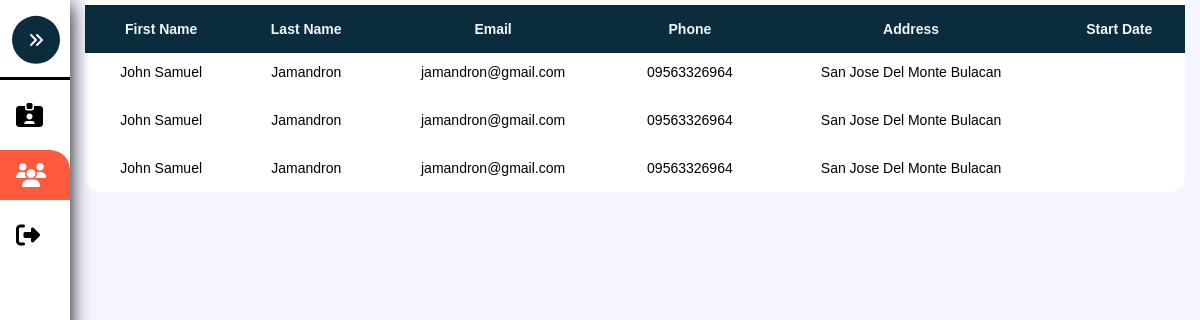
Page /Agent-Users.php on the earlier database version.
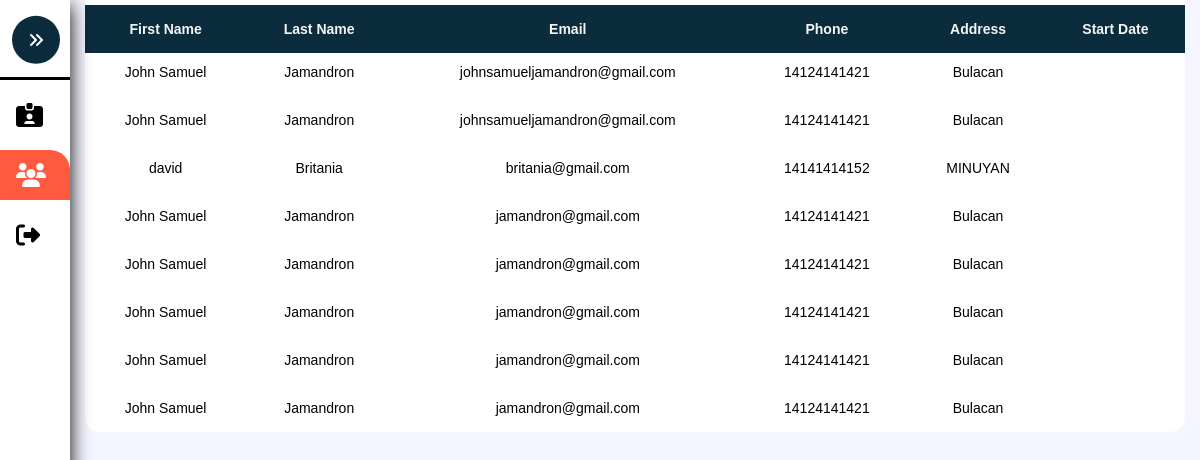
Same page on the later database version.
### tables this page shows
CREATE TABLE `pending` (
  `PendingID` int(8) NOT NULL,
  `Lastname` varchar(255) NOT NULL,
  `Firstname` varchar(255) NOT NULL,
  `Email` varchar(255) NOT NULL,
  `Phone` varchar(255) NOT NULL,
  `Message` varchar(255) NOT NULL,
  `Address` varchar(255) NOT NULL,
  `Date` timestamp NOT NULL DEFAULT current_timestamp(),
  `ocular` date NOT NULL,
  `Stage` varchar(255) NOT NULL,
  `Payment` bigint(8) NOT NULL,
  `GovermentID1` longblob NOT NULL,
  `GovermentID2` longblob NOT NULL,
  `Billing` longblob NOT NULL,
  `Income` longblob NOT NULL,
  `Reservation` longblob NOT NULL,
  `UserID` int(8) NOT NULL,
  `PropertyID` int(8) NOT NULL
);

### Agent-Users.php (the view, shortened to what this page needs)
<?php
	include './Assets/Php/Connection.php';
?>
<!DOCTYPE html>
<html>
<head>
	<link rel="stylesheet" type="text/css" href="./Assets/Css/Admin.css?v=<?php echo time(); ?>">
  <link rel="stylesheet" href="https://cdn.jsdelivr.net/npm/sweetalert2@11/dist/sweetalert2.min.css">
</head>
<body>
	<nav class="sidebar close" id="sidebar">
		<header>
			<figure class="image-container">
			</figure>
			<button class="toggle">
				<i class="fa-solid fa-angles-right"></i>
			</button>
		</header>
		<div class="menu-bar">
			<div class="menu">
				<ul class="menu-links">
					<li class="nav-link">
						<a href="./Agent-Account.php" >
							<i class="fa-solid fa-id-card-clip"></i>
						</a>
					</li>
					<li class="nav-link">
						<a href="./Agent-Users.php" class="dashboard-list-item active" >
							<i class="fa-solid fa-users"></i>
						</a>
					</li>
					<li class="nav-link">
						<a href="./Assets/Php/Logout.php" class="dashboard-list-item">
							<i class="fa-solid fa-right-from-bracket"></i>
						</a>
					</li>
				</ul>
			</div>
		</div>
	</nav>
	<main class="main">
		<section class="Table-section" id="Table-Section">
			<div class="container">
				<table class="table" id="table">
					<tr>
						<th>First Name</th>
						<th>Last Name</th>
						<th>Email</th>
						<th>Phone</th>
						<th>Address</th>
						<th>Start Date</th>
					</tr>
					<?php
						$sql = "SELECT * FROM pending";
						$rs = mysqli_query($conn, $sql);
						if($rs){
							while ($row = mysqli_fetch_assoc($rs)) {
								$Firstname = $row['Firstname'];
								$Lastname = $row['Lastname'];
								$Email = $row['Email'];
								$Phone = $row['Phone'];
								$Address = $row['Address'];
								$Date = $row['Date_Joined'];
								echo "
								<tr>
									<td>".$Firstname."</td>
									<td>".$Lastname."</td>
									<td>".$Email."</td>
									<td>".$Phone."</td>
									<td>".$Address."</td>
									<td>".$Date."</td>
								</tr>
								";
							}
						}
					?>
				</table>
			</div>
		</section>
	</main>
</body>
</html>

Differences in the rows shown:
removed pending: Firstname "John Samuel", Lastname "Jamandron", Email "jamandron@gmail.com", Phone "09563326964", Address "San Jose Del Monte Bulacan"
removed pending: Firstname "John Samuel", Lastname "Jamandron", Email "jamandron@gmail.com", Phone "09563326964", Address "San Jose Del Monte Bulacan"
removed pending: Firstname "John Samuel", Lastname "Jamandron", Email "jamandron@gmail.com", Phone "09563326964", Address "San Jose Del Monte Bulacan"
added pending: Firstname "John Samuel", Lastname "Jamandron", Email "johnsamueljamandron@gmail.com", Phone "14124141421", Address "Bulacan"
added pending: Firstname "John Samuel", Lastname "Jamandron", Email "johnsamueljamandron@gmail.com", Phone "14124141421", Address "Bulacan"
added pending: Firstname "david", Lastname "Britania", Email "britania@gmail.com", Phone "14141414152", Address "MINUYAN"
added pending: Firstname "John Samuel", Lastname "Jamandron", Email "jamandron@gmail.com", Phone "14124141421", Address "Bulacan"
added pending: Firstname "John Samuel", Lastname "Jamandron", Email "jamandron@gmail.com", Phone "14124141421", Address "Bulacan"
added pending: Firstname "John Samuel", Lastname "Jamandron", Email "jamandron@gmail.com", Phone "14124141421", Address "Bulacan"
added pending: Firstname "John Samuel", Lastname "Jamandron", Email "jamandron@gmail.com", Phone "14124141421", Address "Bulacan"
added pending: Firstname "John Samuel", Lastname "Jamandron", Email "jamandron@gmail.com", Phone "14124141421", Address "Bulacan"
